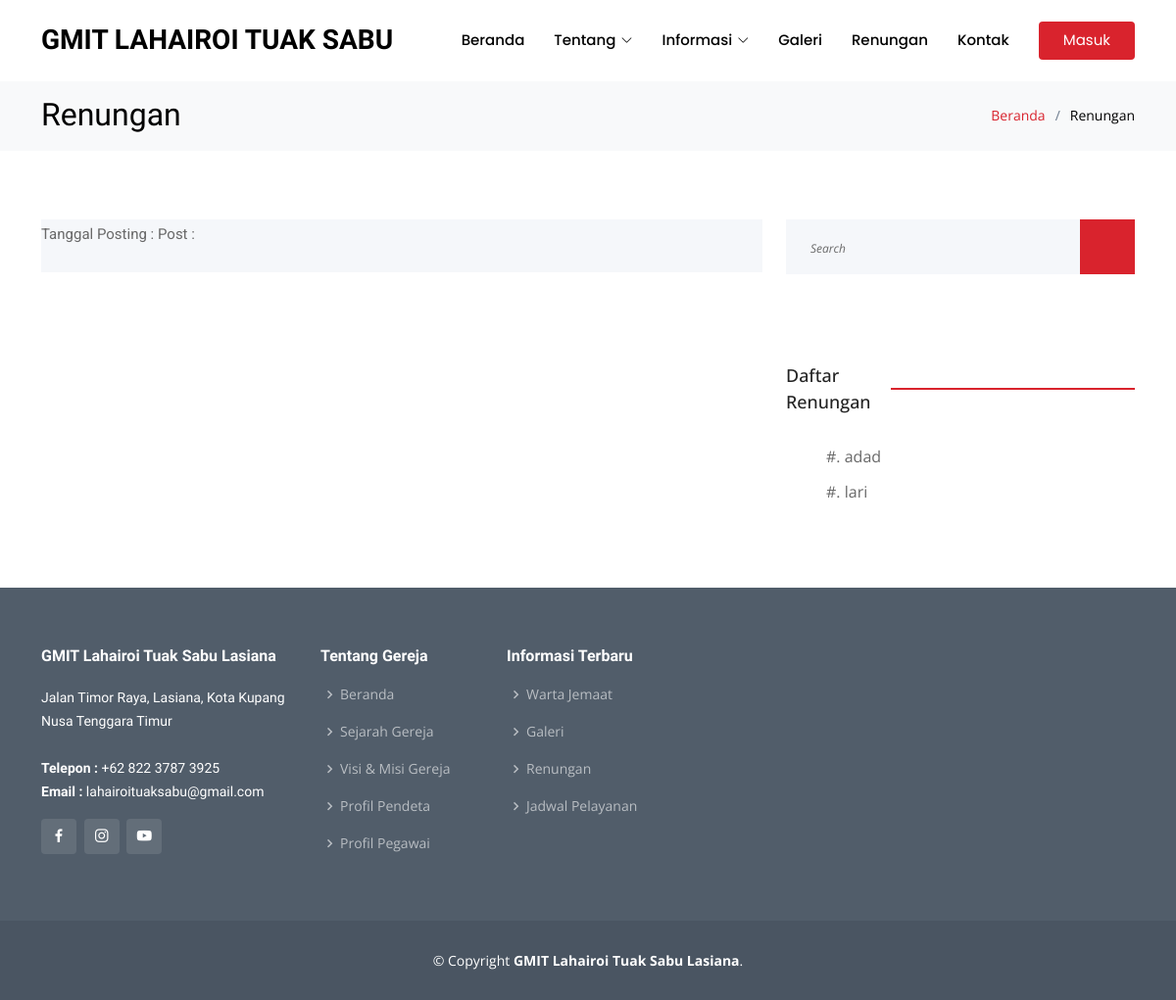
Page /renungandetail.php on the earlier database version.
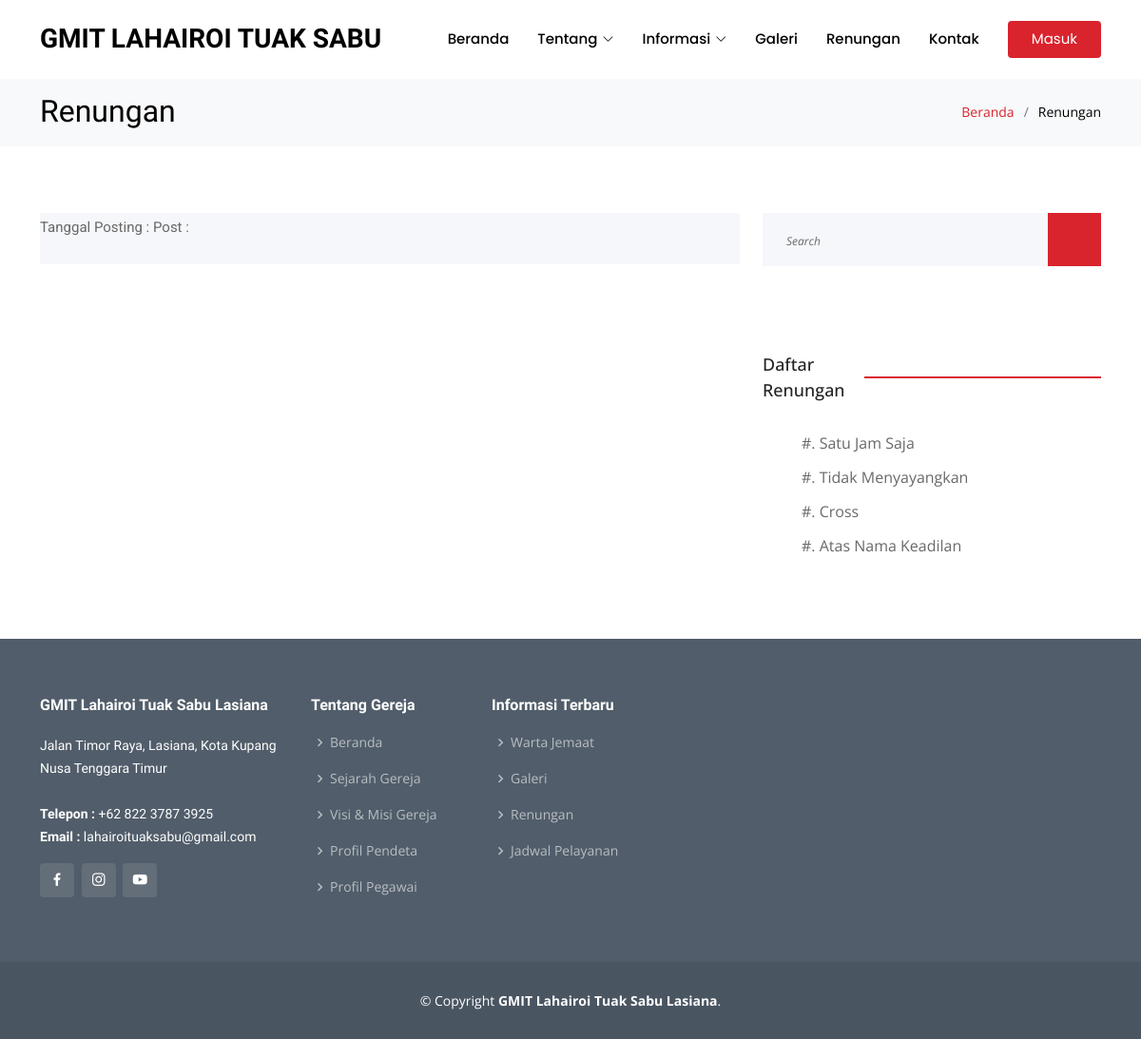
Same page on the later database version.
### tables this page shows
CREATE TABLE `tbl_blog` (
  `kode` int(11) NOT NULL,
  `kategori` varchar(50) DEFAULT NULL,
  `judul` varchar(100) DEFAULT NULL,
  `konten` text,
  `tgl_posting` date DEFAULT NULL,
  `user` varchar(50) DEFAULT NULL,
  `status` varchar(10) NOT NULL,
  `gambar` varchar(100) NOT NULL
);

### renungandetail.php (the view, shortened to what this page needs)
<?php include'header.php';?>
<!DOCTYPE html>
<html lang="en">
<?php
$id = base64_decode($_GET["id"]);
$sqlku = mysqli_query($konek,"SELECT * FROM tbl_blog WHERE kode='$id'");
$data  = mysqli_fetch_array($sqlku);
?>
<head>
  <link href="assets/vendor/animate.css/animate.min.css" rel="stylesheet">
  <link href="assets/vendor/bootstrap/css/bootstrap.min.css" rel="stylesheet">
  <link href="assets/vendor/bootstrap-icons/bootstrap-icons.css" rel="stylesheet">
  <link href="assets/vendor/boxicons/css/boxicons.min.css" rel="stylesheet">
  <link href="assets/vendor/glightbox/css/glightbox.min.css" rel="stylesheet">
  <link href="assets/vendor/remixicon/remixicon.css" rel="stylesheet">
  <link href="assets/vendor/swiper/swiper-bundle.min.css" rel="stylesheet">
  <link rel="stylesheet" href="https://kit.fontawesome.com/37093c578d.css">
  <link href="assets/css/style.css" rel="stylesheet">
  <link href="assets/css/news.css" rel="stylesheet">
  <link href="assets/css/news_responsive.css" rel="stylesheet">
</head>
<body>
  <main id="main">
    <section id="breadcrumbs" class="breadcrumbs">
      <div class="container">
        <div class="d-flex justify-content-between align-items-center">
          <h2>Renungan</h2>
          <ol>
            <li><a href="index.php">Beranda</a></li>
            <li>Renungan</li>
          </ol>
        </div>
      </div>
    </section>
	<div class="news">
		<div class="container">
			<div class="row">
				<div class="col-lg-8">
					<div class="news_posts">
						<div class="news_post">
							<div class="news_image">
								<p>Tanggal Posting : <?php echo $data['tgl_posting']; ?> Post : <?php echo $data['user']; ?></p>
							</div>
						</div>
					</div>
				</div>
				<div class="col-lg-4">
					<div class="sidebar">
						<div class="sidebar_search">
							<form action="#" id="sidebar_search_form" class="sidebar_search_form">
								<input type="text" class="search_input" placeholder="Search" required="required">
								<button class="search_button"><img src="images/search.png" alt=""></button>
							</form>
						</div>
						<div class="sidebar_categories sidebar_section">
							<div class="sidebar_section_title">
								<div class="sidebar_title">Daftar Renungan</div>
							</div>
							<ul>
								<?php
						           $qry = mysqli_query($konek,"SELECT * FROM tbl_blog where kode order by tgl_posting desc limit 100");
						           while ($data=mysqli_fetch_assoc($qry)) {
						          ?>
								<li><a href="renungandetail.php?id=<?php echo base64_encode($data['kode']); ?>">#. <?php echo $data['judul']; ?></a></li>
								<?php } ?>
							</ul>
						</div>
					</div>
				</div>
			</div>
		</div>
	</div>
  </main>
  <?php include 'footer.php'; ?>
</body>
</html>

Differences in the rows shown:
removed tbl_blog: judul "adad"
removed tbl_blog: judul "lari"
added tbl_blog: judul "Satu Jam Saja"
added tbl_blog: judul "Tidak Menyayangkan"
added tbl_blog: judul "Cross"
added tbl_blog: judul "Atas Nama Keadilan"
